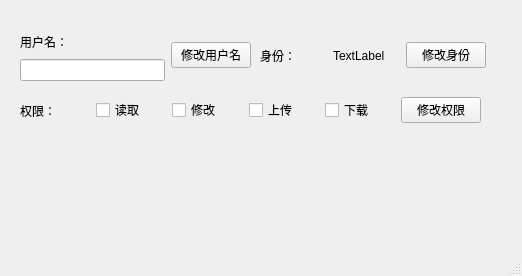
<?xml version="1.0" encoding="UTF-8"?>
<ui version="4.0">
 <class>MainWindow</class>
 <widget class="QMainWindow" name="MainWindow">
  <property name="geometry">
   <rect>
    <x>0</x>
    <y>0</y>
    <width>522</width>
    <height>276</height>
   </rect>
  </property>
  <property name="windowTitle">
   <string>MainWindow</string>
  </property>
  <widget class="QWidget" name="centralwidget">
   <widget class="QWidget" name="horizontalLayoutWidget">
    <property name="geometry">
     <rect>
      <x>260</x>
      <y>40</y>
      <width>226</width>
      <height>31</height>
     </rect>
    </property>
    <layout class="QHBoxLayout" name="horizontalLayout">
     <item>
      <widget class="QLabel" name="label_2">
       <property name="text">
        <string>身份：</string>
       </property>
      </widget>
     </item>
     <item>
      <widget class="QLabel" name="tlb_ID">
       <property name="text">
        <string>TextLabel</string>
       </property>
      </widget>
     </item>
     <item>
      <widget class="QPushButton" name="btn_changeID">
       <property name="text">
        <string>修改身份</string>
       </property>
      </widget>
     </item>
    </layout>
   </widget>
   <widget class="QWidget" name="horizontalLayoutWidget_3">
    <property name="geometry">
     <rect>
      <x>20</x>
      <y>30</y>
      <width>231</width>
      <height>51</height>
     </rect>
    </property>
    <layout class="QHBoxLayout" name="horizontalLayout_3">
     <item>
      <layout class="QVBoxLayout" name="verticalLayout">
       <item>
        <widget class="QLabel" name="label">
         <property name="text">
          <string>用户名：</string>
         </property>
        </widget>
       </item>
       <item>
        <widget class="QLineEdit" name="let_username"/>
       </item>
      </layout>
     </item>
     <item>
      <widget class="QPushButton" name="btn_changuUsername">
       <property name="text">
        <string>修改用户名</string>
       </property>
      </widget>
     </item>
    </layout>
   </widget>
   <widget class="QWidget" name="horizontalLayoutWidget_2">
    <property name="geometry">
     <rect>
      <x>20</x>
      <y>90</y>
      <width>461</width>
      <height>41</height>
     </rect>
    </property>
    <layout class="QHBoxLayout" name="horizontalLayout_2">
     <item>
      <widget class="QLabel" name="label_4">
       <property name="text">
        <string>权限：</string>
       </property>
      </widget>
     </item>
     <item>
      <widget class="QCheckBox" name="cbx_read">
       <property name="text">
        <string>读取</string>
       </property>
      </widget>
     </item>
     <item>
      <widget class="QCheckBox" name="cbx_alter">
       <property name="text">
        <string>修改</string>
       </property>
      </widget>
     </item>
     <item>
      <widget class="QCheckBox" name="cbx_upload">
       <property name="text">
        <string>上传</string>
       </property>
      </widget>
     </item>
     <item>
      <widget class="QCheckBox" name="cbx_download">
       <property name="text">
        <string>下载</string>
       </property>
      </widget>
     </item>
     <item>
      <widget class="QPushButton" name="btn_changeJurisdiction">
       <property name="text">
        <string>修改权限</string>
       </property>
      </widget>
     </item>
    </layout>
   </widget>
   <zorder>horizontalLayoutWidget</zorder>
   <zorder>horizontalLayoutWidget_3</zorder>
   <zorder>horizontalLayoutWidget_2</zorder>
   <zorder>horizontalLayoutWidget_2</zorder>
  </widget>
  <widget class="QStatusBar" name="statusbar"/>
 </widget>
 <resources/>
 <connections/>
</ui>
